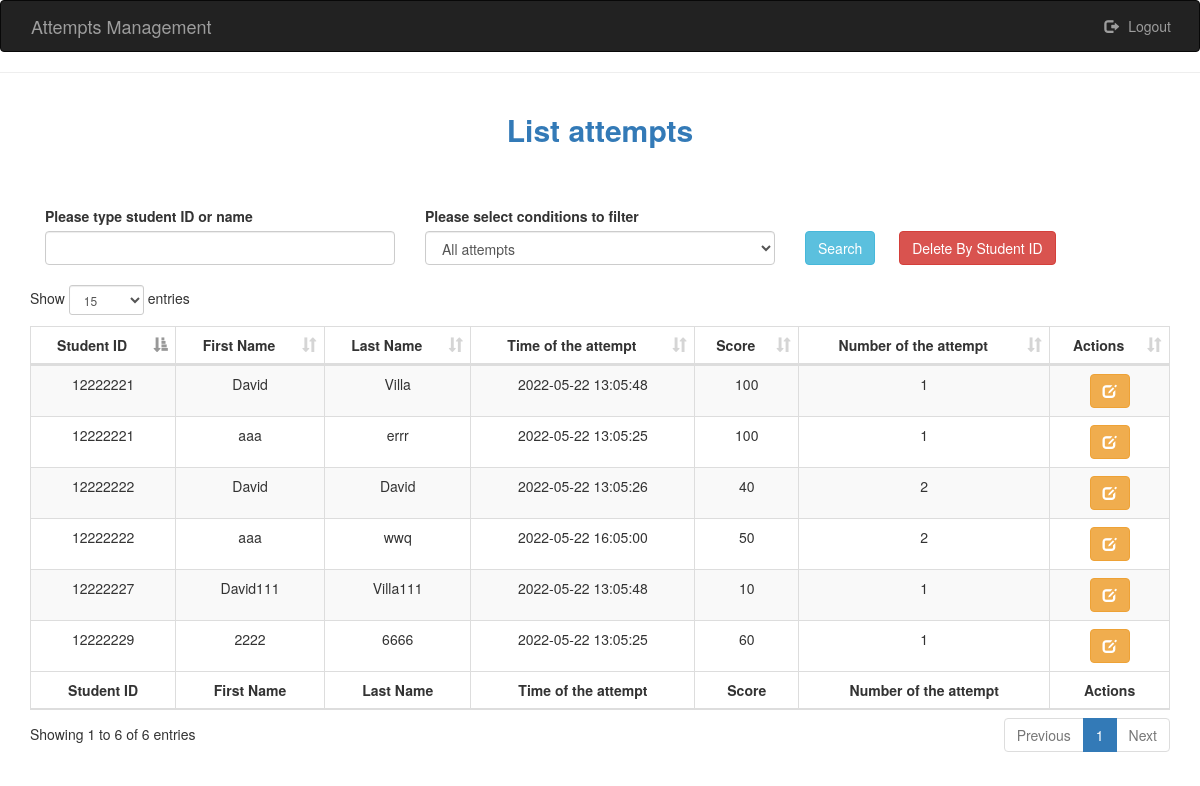
The page /manage_attempt.php (signed in) on the database its author committed.
### tables this page shows
CREATE TABLE `attempts` (
  `id` int(11) NOT NULL AUTO_INCREMENT,
  `date_and_time` datetime DEFAULT NULL,
  `first_name` varchar(255) NOT NULL,
  `last_name` varchar(255) NOT NULL,
  `student_id` varchar(255) NOT NULL,
  `score` int(4) NOT NULL DEFAULT '0',
  `number_of_attempt` int(4) NOT NULL DEFAULT '0',
  PRIMARY KEY (`id`)
);

### manage_attempt.php (the view, shortened to what this page needs)
<?php
include_once "connect-to-sql.php";
$data = $connection->query("SELECT * FROM attempts"); ?>
<!DOCTYPE html>
<html lang="en">
<head>
  <link rel="stylesheet" href="https://maxcdn.bootstrapcdn.com/bootstrap/3.4.0/css/bootstrap.min.css">
  <link rel="stylesheet" href="https://stackpath.bootstrapcdn.com/font-awesome/4.7.0/css/font-awesome.min.css">
  <link rel="stylesheet" href="public/css/bootstrap.min.css">
  <link rel="stylesheet" type="text/css" href="public/css/datatables.min.css" />
</head>
<body>
  <nav class="navbar navbar-inverse container-fluid">
    <div class="container">
      <div class="navbar-header">
        <a class="navbar-brand" href="">Attempts Management</a>
      </div>
      <ul class="nav navbar-nav navbar-right">
        <li><a href="logout.php"><span style="padding-right: 10px;" class="glyphicon glyphicon-log-out"></span>Logout</a></li>
      </ul>
    </div>
  </nav>
  <hr>
  <div class="col-md-12">
    <h2 class="text-center text-primary"><b>List attempts</b></h2>
  </div>
  <div class="container">
    <div class="row">
      <div class="col-md-12">
        <div style="margin-bottom: 30px; margin-top: 50px;">
          <div class="col-md-4">
            <label for="">Please type student ID or name</label>
            <input name="id_or_name" type="text" class="form-control" id="id_or_name">
          </div>
          <div class="col-md-4">
            <label for="">Please select conditions to filter</label>
            <select name="conditions[]" id="select-state-condition" class="form-control" style="width: 100%; margin-top: 0px;">
              <option selected class="isblue" value=1>All attempts</option>
            </select><br>
          </div>
          <div class="col-md-4">
            <button type="button" class="btn btn-info btn-search" style="margin-top: 25px; margin-right: 20px;">Search</button>
            <button type="button" class="btn btn-danger btn-delete" style="margin-top: 25px;">Delete By Student ID</button>
          </div>
        </div>
      </div>
    </div>
    <div class="row">
      <div class="col-md-12">
        <table class="table table-bordered table-striped dataTable" id="myTable">
          <thead>
            <tr>
              <th class="text-center">Student ID</th>
              <th class="text-center">First Name</th>
              <th class="text-center">Last Name</th>
              <th class="text-center">Time of the attempt</th>
              <th class="text-center">Score</th>
              <th class="text-center">Number of the attempt</th>
              <th class="text-center">Actions</th>
            </tr>
          </thead>
          <tfoot>
            <tr>
              <th class="text-center">Student ID</th>
              <th class="text-center">First Name</th>
              <th class="text-center">Last Name</th>
              <th class="text-center">Time of the attempt</th>
              <th class="text-center">Score</th>
              <th class="text-center">Number of the attempt</th>
              <th class="text-center">Actions</th>
            </tr>
          </tfoot>
          <tbody>
            <?php
            if ($data->num_rows > 0) {
              while ($row = $data->fetch_assoc()) { ?>
                <tr>
                  <td class="text-center"><?= $row['student_id'] ?></td>
                  <td class="text-center"><?= $row['first_name'] ?></td>
                  <td class="text-center"><?= $row['last_name'] ?></td>
                  <td class="text-center"><?= $row['date_and_time'] ?></td>
                  <td class="text-center"><?= $row['score'] ?></td>
                  <td class="text-center"><?= $row['number_of_attempt'] ?></td>
                  <td class="text-center">
                    <a href="#" type="button" data-id="<?= $row['id'] ?>" class="btn btn-warning btn-edit" title="Edit"><i class="glyphicon glyphicon-edit"></i></a>
                  </td>
                </tr>
            <?php
              }
            }
            ?>
          </tbody>
        </table>
      </div>
    </div>
  </div>
	<div class="col-xs-12">
	</div>
</body>
</html>

### rows shown on the page
attempts: student "12222221", first_name "David", last_name "Villa", date_and_time "2022-05-22 13:05:48", score "100", number_of_attempt "1"
attempts: student "12222221", first_name "aaa", last_name "errr", date_and_time "2022-05-22 13:05:25", score "100", number_of_attempt "1"
attempts: student "12222222", first_name "David", last_name "David", date_and_time "2022-05-22 13:05:26", score "40", number_of_attempt "2"
attempts: student "12222227", first_name "David111", last_name "Villa111", date_and_time "2022-05-22 13:05:48", score "10", number_of_attempt "1"
attempts: student "12222229", first_name "2222", last_name "6666", date_and_time "2022-05-22 13:05:25", score "60", number_of_attempt "1"
attempts: student "12222222", first_name "aaa", last_name "wwq", date_and_time "2022-05-22 16:05:00", score "50", number_of_attempt "2"
